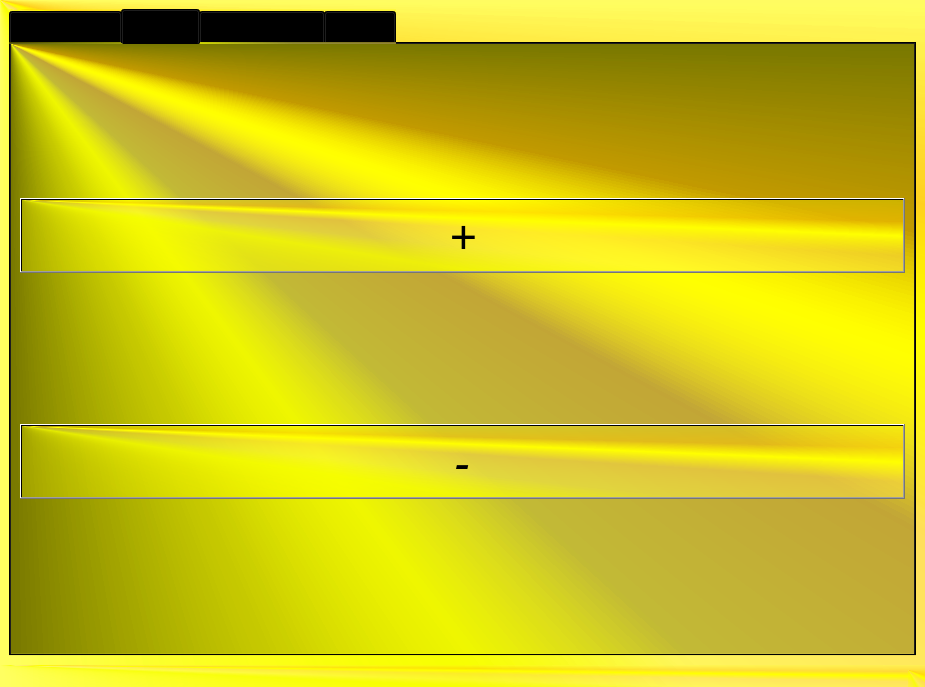
<?xml version="1.0" encoding="UTF-8"?>
<ui version="4.0">
 <class>MainWindow</class>
 <widget class="QMainWindow" name="MainWindow">
  <property name="geometry">
   <rect>
    <x>0</x>
    <y>0</y>
    <width>925</width>
    <height>687</height>
   </rect>
  </property>
  <property name="windowTitle">
   <string>MainWindow</string>
  </property>
  <property name="windowIcon">
   <iconset>
    <disabledon>../New folder (10)/وکتور-طرح-انتزاعی-نقشه-زمین.jpg</disabledon>
    <activeon>../New folder (10)/وکتور-طرح-انتزاعی-نقشه-زمین.jpg</activeon>
   </iconset>
  </property>
  <property name="styleSheet">
   <string notr="true">background:qconicalgradient(cx:0, cy:0, angle:135, stop:0 rgba(255, 255, 0, 69), stop:0.375 rgba(255, 255, 0, 69), stop:0.423533 rgba(251, 255, 0, 145), stop:0.45 rgba(247, 255, 0, 208), stop:0.477581 rgba(255, 244, 71, 130), stop:0.518717 rgba(255, 218, 71, 130), stop:0.55 rgba(255, 255, 0, 255), stop:0.57754 rgba(255, 203, 0, 130), stop:0.625 rgba(255, 255, 0, 69), stop:1 rgba(255, 255, 0, 69))</string>
  </property>
  <property name="iconSize">
   <size>
    <width>150</width>
    <height>138</height>
   </size>
  </property>
  <widget class="QWidget" name="centralwidget">
   <layout class="QGridLayout" name="gridLayout">
    <item row="0" column="0">
     <widget class="QTabWidget" name="tabWidget">
      <property name="font">
       <font>
        <family>Algerian</family>
        <pointsize>12</pointsize>
       </font>
      </property>
      <property name="currentIndex">
       <number>1</number>
      </property>
      <widget class="QWidget" name="tab">
       <attribute name="title">
        <string>world_clock</string>
       </attribute>
       <layout class="QGridLayout" name="gridLayout_2">
        <item row="0" column="0">
         <layout class="QGridLayout" name="gridLayout_3">
          <item row="1" column="0">
           <widget class="QLineEdit" name="lineEdit_3">
            <property name="sizePolicy">
             <sizepolicy hsizetype="Expanding" vsizetype="Preferred">
              <horstretch>0</horstretch>
              <verstretch>0</verstretch>
             </sizepolicy>
            </property>
            <property name="font">
             <font>
              <family>Digital-7 Italic</family>
              <pointsize>72</pointsize>
              <italic>true</italic>
             </font>
            </property>
            <property name="text">
             <string>  00:00 </string>
            </property>
           </widget>
          </item>
          <item row="0" column="0">
           <widget class="QLineEdit" name="lineEdit">
            <property name="sizePolicy">
             <sizepolicy hsizetype="Expanding" vsizetype="Preferred">
              <horstretch>0</horstretch>
              <verstretch>0</verstretch>
             </sizepolicy>
            </property>
            <property name="font">
             <font>
              <family>Digital-7 Italic</family>
              <pointsize>72</pointsize>
              <italic>true</italic>
             </font>
            </property>
            <property name="inputMask">
             <string/>
            </property>
            <property name="text">
             <string>  00:00 </string>
            </property>
           </widget>
          </item>
          <item row="3" column="0">
           <widget class="QLineEdit" name="lineEdit_2">
            <property name="sizePolicy">
             <sizepolicy hsizetype="Expanding" vsizetype="Preferred">
              <horstretch>0</horstretch>
              <verstretch>0</verstretch>
             </sizepolicy>
            </property>
            <property name="font">
             <font>
              <family>Digital-7 Italic</family>
              <pointsize>72</pointsize>
              <italic>true</italic>
             </font>
            </property>
            <property name="text">
             <string>  00:00 </string>
            </property>
            <property name="cursorPosition">
             <number>8</number>
            </property>
           </widget>
          </item>
          <item row="2" column="0">
           <widget class="QLineEdit" name="lineEdit_4">
            <property name="sizePolicy">
             <sizepolicy hsizetype="Expanding" vsizetype="Preferred">
              <horstretch>0</horstretch>
              <verstretch>0</verstretch>
             </sizepolicy>
            </property>
            <property name="font">
             <font>
              <family>Digital-7 Italic</family>
              <pointsize>72</pointsize>
              <italic>true</italic>
             </font>
            </property>
            <property name="text">
             <string>  00:00 </string>
            </property>
           </widget>
          </item>
         </layout>
        </item>
        <item row="0" column="1">
         <layout class="QVBoxLayout" name="verticalLayout">
          <item>
           <widget class="QPushButton" name="pushButton_2">
            <property name="font">
             <font>
              <family>Digital-7 Italic</family>
              <pointsize>72</pointsize>
              <italic>true</italic>
             </font>
            </property>
            <property name="text">
             <string>WORLD</string>
            </property>
            <property name="flat">
             <bool>true</bool>
            </property>
           </widget>
          </item>
          <item>
           <widget class="QPushButton" name="pushButton_3">
            <property name="font">
             <font>
              <family>Digital-7 Italic</family>
              <pointsize>72</pointsize>
              <italic>true</italic>
             </font>
            </property>
            <property name="text">
             <string>US</string>
            </property>
            <property name="flat">
             <bool>true</bool>
            </property>
           </widget>
          </item>
          <item>
           <widget class="QPushButton" name="pushButton">
            <property name="font">
             <font>
              <family>Digital-7 Italic</family>
              <pointsize>72</pointsize>
              <italic>true</italic>
             </font>
            </property>
            <property name="text">
             <string>IRAN</string>
            </property>
            <property name="flat">
             <bool>true</bool>
            </property>
           </widget>
          </item>
          <item>
           <widget class="QPushButton" name="pushButton_4">
            <property name="font">
             <font>
              <family>Digital-7 Italic</family>
              <pointsize>72</pointsize>
              <italic>true</italic>
             </font>
            </property>
            <property name="text">
             <string>GERMANY</string>
            </property>
            <property name="flat">
             <bool>true</bool>
            </property>
           </widget>
          </item>
         </layout>
        </item>
       </layout>
      </widget>
      <widget class="QWidget" name="tab_2">
       <attribute name="title">
        <string>ALARM</string>
       </attribute>
       <layout class="QGridLayout" name="gridLayout_4">
        <item row="2" column="1">
         <widget class="QPushButton" name="pushButton_8">
          <property name="font">
           <font>
            <family>Digital-7 Italic</family>
            <pointsize>36</pointsize>
            <italic>true</italic>
           </font>
          </property>
          <property name="text">
           <string>-</string>
          </property>
         </widget>
        </item>
        <item row="1" column="1">
         <widget class="QPushButton" name="pushButton_5">
          <property name="font">
           <font>
            <family>Digital-7 Italic</family>
            <pointsize>36</pointsize>
            <italic>true</italic>
           </font>
          </property>
          <property name="text">
           <string>+</string>
          </property>
         </widget>
        </item>
        <item row="0" column="1">
         <layout class="QGridLayout" name="gridLayout_6"/>
        </item>
       </layout>
      </widget>
      <widget class="QWidget" name="tab_3">
       <attribute name="title">
        <string>STOP_WATCH</string>
       </attribute>
       <layout class="QFormLayout" name="formLayout">
        <item row="1" column="1">
         <widget class="QPushButton" name="pushButton_6">
          <property name="font">
           <font>
            <family>Digital-7 Italic</family>
            <pointsize>28</pointsize>
            <italic>true</italic>
           </font>
          </property>
          <property name="text">
           <string>START</string>
          </property>
         </widget>
        </item>
        <item row="3" column="1">
         <widget class="QPushButton" name="pushButton_7">
          <property name="font">
           <font>
            <family>Digital-7 Italic</family>
            <pointsize>28</pointsize>
            <italic>true</italic>
           </font>
          </property>
          <property name="text">
           <string>STOP</string>
          </property>
         </widget>
        </item>
        <item row="4" column="1">
         <widget class="QLineEdit" name="lineEdit_5">
          <property name="font">
           <font>
            <family>Digital-7 Italic</family>
            <pointsize>72</pointsize>
            <italic>true</italic>
           </font>
          </property>
          <property name="text">
           <string>          00:00:00</string>
          </property>
         </widget>
        </item>
       </layout>
      </widget>
      <widget class="QWidget" name="tab_4">
       <attribute name="title">
        <string>TIMER</string>
       </attribute>
       <layout class="QGridLayout" name="gridLayout_5">
        <item row="2" column="0">
         <widget class="QPushButton" name="pushButton_10">
          <property name="font">
           <font>
            <family>Digital-7 Italic</family>
            <pointsize>28</pointsize>
            <italic>true</italic>
           </font>
          </property>
          <property name="text">
           <string>STOP</string>
          </property>
         </widget>
        </item>
        <item row="1" column="0">
         <widget class="QPushButton" name="pushButton_9">
          <property name="font">
           <font>
            <family>Digital-7 Italic</family>
            <pointsize>28</pointsize>
            <italic>true</italic>
           </font>
          </property>
          <property name="text">
           <string>START</string>
          </property>
         </widget>
        </item>
        <item row="3" column="0">
         <widget class="QLineEdit" name="lineEdit_6">
          <property name="font">
           <font>
            <family>Digital-7 Italic</family>
            <pointsize>72</pointsize>
            <italic>true</italic>
           </font>
          </property>
          <property name="text">
           <string>          00:00:00</string>
          </property>
         </widget>
        </item>
       </layout>
      </widget>
     </widget>
    </item>
   </layout>
  </widget>
  <widget class="QMenuBar" name="menubar">
   <property name="geometry">
    <rect>
     <x>0</x>
     <y>0</y>
     <width>925</width>
     <height>22</height>
    </rect>
   </property>
  </widget>
  <widget class="QStatusBar" name="statusbar"/>
 </widget>
 <resources/>
 <connections/>
</ui>
